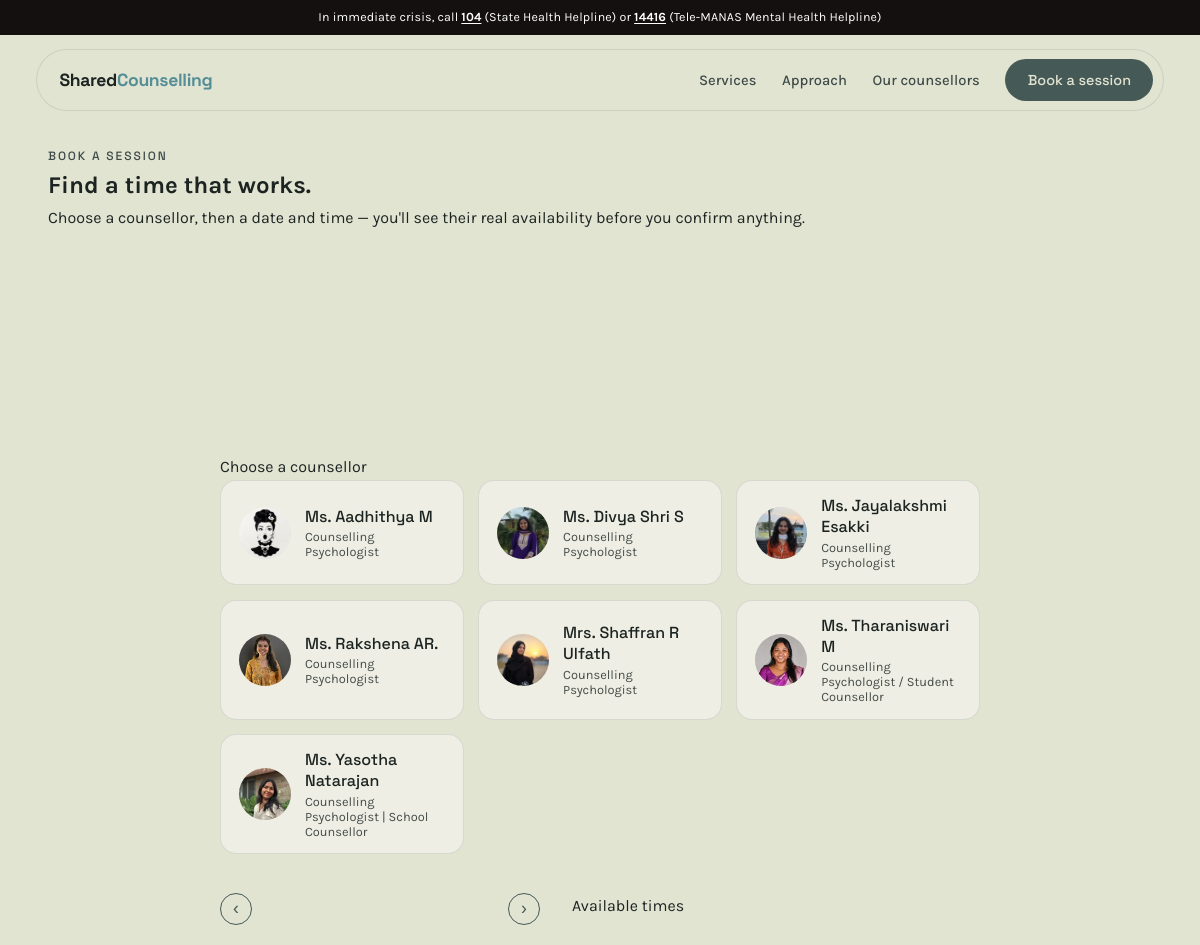
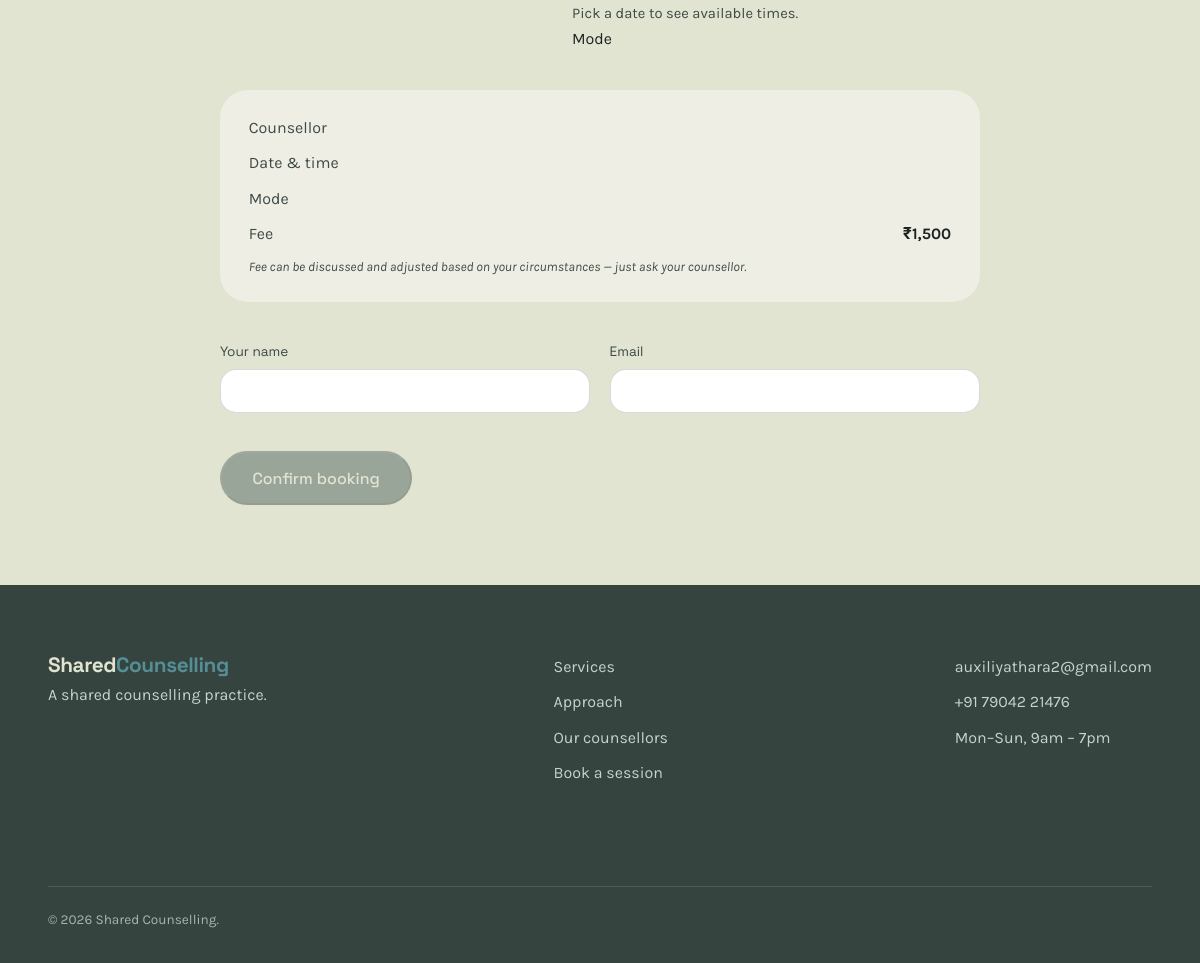
/book/, run on the app's committed database (2 pictures, top to bottom).
### core/models.py (models this page shows, shortened)
class Counsellor(models.Model):
    slug = models.SlugField(max_length=64, unique=True)
    name = models.CharField(max_length=120)
    credentials = models.CharField(max_length=160)
    photo = models.ImageField(upload_to="counsellors/", blank=True)
    photo_placeholder = models.CharField(max_length=200, default="images/face_1.avif", blank=True)
    location = models.CharField(max_length=120)
    is_active = models.BooleanField(default=True)
    languages = models.JSONField(default=list, blank=True)
    modes = models.JSONField(default=list, blank=True)
    intro = models.TextField()
    bio = models.TextField()
    modalities = models.JSONField(default=list, blank=True)
    fee_note = models.CharField(max_length=200, blank=True, default="")
    user = models.OneToOneField(
        settings.AUTH_USER_MODEL,
        on_delete=models.SET_NULL,
        null=True,
        blank=True,
        related_name="counsellor_profile",
    )

### core/views.py (the view)
# urls.py: path('book/', views.book, name='book'),
@require_http_methods(["GET", "POST"])
def book(request):
    preselected_slug = request.GET.get("counsellor", "")
    if preselected_slug and get_counsellor_by_slug(preselected_slug, bookable_only=True) is None:
        preselected_slug = ""
    if request.method == "POST":
        form = BookingForm(request.POST)
        if form.is_valid():
            start_at = form.cleaned_data["start_at"]
            end_at = start_at + timedelta(minutes=SESSION_LENGTH_MINUTES)
            try:
                with transaction.atomic():
                    booking = Booking.objects.create(
                        counsellor_slug=form.cleaned_data["counsellor_slug"],
                        client_name=form.cleaned_data["client_name"],
                        client_email=form.cleaned_data["client_email"],
                        mode=form.cleaned_data["mode"],
                        start_at=start_at,
                        end_at=end_at,
                    )
            except IntegrityError:
                form.add_error(None, "Sorry — that slot was just booked by someone else. Please pick another time.")
            else:
                create_calendar_event(booking)  # stubbed — see calendar_sync.py
                return redirect("book_confirmed", booking_id=booking.pk)
    else:
        form = BookingForm(initial={"counsellor_slug": preselected_slug} if preselected_slug else None)
    context = {
        "form": form,
        "counsellors_json": [
            {
                "slug": c["slug"],
                "name": c["name"],
                "credentials": c["credentials"],
                "photo": c["photo_thumb"],
                "modes": c["modes"],
                "working_hours": c["working_hours"],
            }
            for c in get_counsellors(bookable_only=True)
        ],
        "preselected_slug": preselected_slug,
        "booking_window_days": BOOKING_WINDOW_DAYS,
        "booking_horizon": (timezone.now() + timedelta(days=BOOKING_WINDOW_DAYS)).isoformat(),
        "session_fee_display": SESSION_FEE_DISPLAY,
    }
    return render(request, "booking.html", context)

### core/forms.py (shortened to what this page needs)
class BookingForm(forms.Form):
    counsellor_slug = forms.ChoiceField(choices=[])
    date = forms.DateField()
    time = forms.TimeField()
    mode = forms.ChoiceField(choices=Booking.Mode.choices)
    client_name = forms.CharField(max_length=120)
    client_email = forms.EmailField()
    def __init__(self, *args, **kwargs):
        super().__init__(*args, **kwargs)
        self.fields["counsellor_slug"].choices = [
            (c["slug"], c["name"]) for c in get_counsellors(bookable_only=True)
        ]

### core/data.py (called while the page is built)
def _placeholder_path(path):
    if path.endswith(".png") and path.startswith("images/face_"):
        return f"{path[:-4]}.avif"
    return path

def _resolve_photos(counsellor):
    placeholder = static(_placeholder_path(counsellor.photo_placeholder))
    if not counsellor.photo:
        return placeholder, placeholder
    storage = counsellor.photo.storage
    name = counsellor.photo.name
    thumb_path = thumb_name(name)
    card_path = card_name(name)
    if not storage.exists(thumb_path) or not storage.exists(card_path):
        write_variants(counsellor)
        name = counsellor.photo.name
        thumb_path = thumb_name(name)
        card_path = card_name(name)
    detail = storage.url(card_path) if storage.exists(card_path) else counsellor.photo.url
    thumb = storage.url(thumb_path) if storage.exists(thumb_path) else counsellor.photo.url
    return detail, thumb

def _working_hours_dict(counsellor):
    hours = {}
    for block in counsellor.hour_blocks.all():
        hours.setdefault(block.weekday, []).append(
            (block.start_time.strftime("%H:%M"), block.end_time.strftime("%H:%M"))
        )
    return hours

def _specialties_dict(counsellor):
    return {link.topic.slug: link.level for link in counsellor.specialty_links.all()}

def _to_dict(counsellor):
    photo, photo_thumb = _resolve_photos(counsellor)
    return {
        "slug": counsellor.slug,
        "name": counsellor.name,
        "credentials": counsellor.credentials,
        "photo": photo,
        "photo_thumb": photo_thumb,
        "is_active": counsellor.is_active,
        "modes": counsellor.modes,
        "languages": counsellor.languages,
        "location": counsellor.location,
        "intro": counsellor.intro,
        "bio": counsellor.bio,
        "modalities": counsellor.modalities,
        "specialties": _specialties_dict(counsellor),
        "fee_note": counsellor.fee_note,
        "working_hours": _working_hours_dict(counsellor),
    }

### core/templates/booking.html (shortened to what this page needs)
{% extends "base.html" %}
{% load static %}
{% block extra_css %}<link rel="stylesheet" href="{% static 'css/booking.css' %}" />{% endblock %}
{% block content %}
      <section class="service-hero" aria-labelledby="booking-heading">
        <div class="wrap">
          <p class="eyebrow">Book a session</p>
          <h1 id="booking-heading">Find a time that works.</h1>
          <p class="lede">
            Choose a counsellor, then a date and time — you'll see their real
            availability before you confirm anything.
          </p>
        </div>
      </section>
      <section class="booking-section" aria-labelledby="booking-form-heading">
        <div class="wrap">
          <form
            class="booking-form"
            method="post"
            action="{% url 'book' %}"
            id="bookingForm"
            data-preselected="{{ preselected_slug }}"
            data-window-days="{{ booking_window_days }}"
            data-booking-horizon="{{ booking_horizon }}"
          >
            <div class="picker-block">
              <p class="filter-label">Choose a counsellor</p>
              <div class="counsellor-picker" id="counsellorPicker" role="group" aria-label="Choose a counsellor">
                {% for c in counsellors_json %}
                <button
                  type="button"
                  class="counsellor-option{% if c.slug == preselected_slug %} is-selected{% endif %}"
                  data-slug="{{ c.slug }}"
                >
                  <img src="{{ c.photo }}" width="52" height="52" loading="lazy" decoding="async" alt="" aria-hidden="true" />
                  <span class="counsellor-option-text">
                    <strong>{{ c.name }}</strong>
                    <small>{{ c.credentials }}</small>
                  </span>
                </button>
                {% endfor %}
              </div>
            </div>
            <div class="availability" id="availabilitySection" hidden>
              <div class="cal-panel">
                <div class="cal-nav">
                  <button type="button" class="cal-nav-btn" id="calPrev" aria-label="Previous month">‹</button>
                  <button type="button" class="cal-nav-btn" id="calNext" aria-label="Next month">›</button>
                </div>
              </div>
              <div class="slot-panel">
                <p class="filter-label">Available times</p>
                <p class="slot-empty" id="slotEmpty">Pick a date to see available times.</p>
                <div class="mode-filter" id="modeFilter" role="group" aria-label="Session mode" hidden>
                  <span class="filter-label">Mode</span>
                </div>
              </div>
            </div>
            <div class="booking-summary" id="bookingSummary" hidden>
              <p class="summary-row"><span>Counsellor</span><strong id="summaryCounsellor"></strong></p>
              <p class="summary-row"><span>Date &amp; time</span><strong id="summaryDatetime"></strong></p>
              <p class="summary-row"><span>Mode</span><strong id="summaryMode"></strong></p>
              <p class="summary-row"><span>Fee</span><strong>{{ session_fee_display }}</strong></p>
              <p class="fee-note">Fee can be discussed and adjusted based on your circumstances — just ask your counsellor.</p>
            </div>
            <div class="contact-fields">
              <div class="field">
                <label class="field-label" for="clientName">Your name</label>
                <input class="field-input" type="text" id="clientName" name="client_name" value="{{ form.client_name.value|default:'' }}" required />
              </div>
              <div class="field">
                <label class="field-label" for="clientEmail">Email</label>
                <input class="field-input" type="email" id="clientEmail" name="client_email" value="{{ form.client_email.value|default:'' }}" required />
              </div>
            </div>
            <button type="submit" class="btn btn-dark" id="confirmBtn" disabled>Confirm booking</button>
          </form>
        </div>
      </section>
{% endblock %}

### static/css/index.css (style rules this page uses)
:root { --slate: #455957; --slate-deep: #35443f; --sage: #e2e4d2; --surface: #eeeee4; --teal: #568e96; --teal-soft: #c3d3d0; --ink: #1c2422; --ink-soft: #3d4a47; --radius-lg: 28px; --radius: 16px; --font-display: "Space Grotesk", -apple-system, sans-serif; --font-body: "Karla", -apple-system, sans-serif; --crisis-bar-h: 2.2rem; }
* { margin: 0; padding: 0; box-sizing: border-box; -webkit-tap-highlight-color: transparent; user-select: none; -webkit-user-select: none; }
html { scroll-behavior: smooth; }
body { font-family: var(--font-body); background: var(--sage); color: var(--ink); line-height: 1.6; -webkit-font-smoothing: antialiased; overflow-x: hidden; padding-top: var(--crisis-bar-h); }
.wrap { width: min(1200px, 92%); margin-inline: auto; }
.eyebrow { font-family: var(--font-display); font-size: 0.75rem; font-weight: 500; letter-spacing: 0.16em; text-transform: uppercase; color: var(--ink-soft); }
.btn { display: inline-flex; align-items: center; gap: 0.5rem; padding: 0.9rem 1.9rem; border-radius: 999px; font-family: var(--font-display); font-weight: 500; font-size: 1rem; text-decoration: none; transition: transform 0.25s cubic-bezier(0.2, 0.8, 0.3, 1), background 0.25s, box-shadow 0.25s; }
.btn-dark { background: var(--slate); color: var(--sage); }
section { padding-block: 7rem; }

### static/css/booking.css (style rules this page uses)
.booking-section { padding-bottom: 5rem; }
.booking-form { max-width: 760px; margin: 0 auto; display: flex; flex-direction: column; gap: 2.4rem; }
.counsellor-picker { display: grid; grid-template-columns: repeat(auto-fill, minmax(220px, 1fr)); gap: 0.9rem; }
.counsellor-option { display: flex; align-items: center; gap: 0.9rem; text-align: left; background: var(--surface); border: 1.5px solid color-mix(in srgb, var(--slate) 14%, transparent); border-radius: var(--radius); padding: 0.9rem 1.1rem; cursor: pointer; font-family: var(--font-body); color: var(--ink); transition: border-color 0.2s ease, transform 0.2s ease, background 0.2s ease; }
.counsellor-option img { width: 52px; height: 52px; border-radius: 50%; object-fit: cover; object-position: center top; background: var(--sage); flex-shrink: 0; }
.counsellor-option-text { display: flex; flex-direction: column; gap: 0.15rem; }
.counsellor-option-text strong { font-family: var(--font-display); font-weight: 500; font-size: 1rem; }
.counsellor-option-text small { font-size: 0.8rem; opacity: 0.8; }
.availability { display: grid; grid-template-columns: minmax(260px, 320px) 1fr; gap: 2rem; }
.cal-nav { display: flex; align-items: center; justify-content: space-between; margin-bottom: 0.9rem; font-family: var(--font-display); font-weight: 500; }
.cal-nav-btn { border: 1.5px solid var(--slate); background: transparent; color: var(--slate); border-radius: 50%; width: 32px; height: 32px; cursor: pointer; font-size: 1.1rem; line-height: 1; }
.slot-empty { color: var(--ink-soft); font-size: 0.92rem; }
.mode-filter { display: flex; align-items: center; flex-wrap: wrap; gap: 0.7rem; }
.booking-summary { background: var(--surface); border-radius: var(--radius-lg); padding: 1.6rem 1.8rem; display: flex; flex-direction: column; gap: 0.6rem; }
.summary-row { display: flex; justify-content: space-between; gap: 1rem; font-family: var(--font-body); }
.summary-row span { color: var(--ink-soft); }
.fee-note { font-size: 0.82rem; color: var(--ink-soft); font-style: italic; }
.contact-fields { display: grid; grid-template-columns: 1fr 1fr; gap: 1.2rem; }
.field { display: flex; flex-direction: column; gap: 0.4rem; }
.field-label { font-family: var(--font-display); font-size: 0.85rem; color: var(--ink-soft); }
.field-input { font-family: var(--font-body); font-size: 0.98rem; padding: 0.75rem 1rem; border-radius: var(--radius); border: 1.5px solid color-mix(in srgb, var(--slate) 22%, transparent); background: #fff; color: var(--ink); }
#confirmBtn { align-self: flex-start; }
#confirmBtn:disabled { opacity: 0.45; cursor: not-allowed; }

### data on the page
Counsellor: name "Ms. Aadhithya M", credentials "Counselling Psychologist"
Counsellor: name "Ms. Divya Shri S", credentials "Counselling Psychologist"
Counsellor: name "Ms. Jayalakshmi Esakki", credentials "Counselling Psychologist"
Counsellor: name "Ms. Rakshena AR.", credentials "Counselling Psychologist"
Counsellor: name "Mrs. Shaffran R Ulfath", credentials "Counselling Psychologist"
Counsellor: name "Ms. Tharaniswari M", credentials "Counselling Psychologist / Student Counsellor"
Counsellor: name "Ms. Yasotha Natarajan", credentials "Counselling Psychologist | School Counsellor"

### other printed values
{{ session_fee_display }} "₹1,500"
